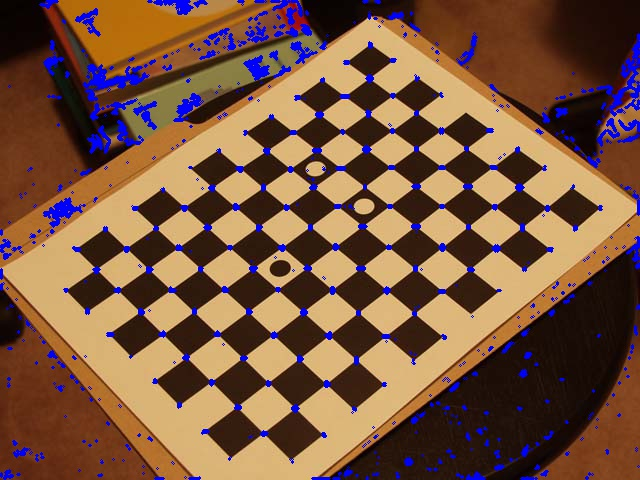
//> input picture Assignment2/checkers_corners.jpg, 640 x 480 px
$ ./harris_corner_template checkers_corners.jpg   (built with g++ and OpenCV 4)
//> lines starting //> are read from the running program, lines starting //| are printed output that depends on the picture
/*
    Harris Corner Template by Rossen Atanassov
    Last modified: Feb 9, 2006
*/

#include <stdio.h>
#include <string>
#include "opencv/cv.h"
#include "opencv/highgui.h"
#include <math.h>

#define APETURE_SIZE 3
#define BLOCK_SIZE 5
#define K 0.04
#define MAX_CORNERS 100000
#define EIGENVALUE_THRESHOLD 320000

char *wdSource = "Conrners";		// name of the app window
char *wdResult = "Result";		    // name of the window that is used for debuging
char *tbThreshName = "Threshold";	// name of the tab slider
char *tbDistanceName = "Distance";	// name of the distance tab slider

int count = 0,			/* number of corners found */
	Q_size = 5;			/* the size of N that is used in the neighborhood Q */


// Load the source image. HighGUI use.
IplImage *image = 0, *harris_responce = 0, *gray=0;
IplImage *eig_image=0, *temp_image=0;

// An array of points representing the found corners
CvPoint3D32f *corners;

// Functions used to manipulate the final image
void drawCorners (IplImage *, CvPoint3D32f *, int);     /* Displays the found corners as crosses or cirles*/


void generateCorners( ) {
	int rows;
    int cols;
    double smallestEigenvalue;
	int i, j;

	CvSize src_size = cvGetSize (gray);

	// create temporary images to store the two image derivatives
	CvMat *dx = cvCreateMat (src_size.height, src_size.width, CV_16SC1);
    CvMat *dy = cvCreateMat (src_size.height, src_size.width, CV_16SC1);

    cvSobel (gray, dx, 1, 0, APETURE_SIZE);
    cvSobel (gray, dy, 0, 1, APETURE_SIZE);

	// covert type to CV_64FC1 so that cvmGet can access
	CvMat *dx1 = cvCreateMat(src_size.height, src_size.width, CV_64FC1);
	CvMat *dy1 = cvCreateMat(src_size.height, src_size.width, CV_64FC1);

	cvConvertScale( dx, dx1 );
	cvConvertScale( dy, dy1 );

	// Setup the buffers
    harris_responce = cvCloneImage (image);

    // This array will store all corners found in the image
    corners = (CvPoint3D32f*)cvAlloc (MAX_CORNERS * sizeof (corners));

	/* ---------- STUDENT MUST CALL THEIR VERSION OF CORNER DETECTOR HERE ----------- //
        At this point you have to call a function that you have written in order to
        detect all corners in the image based on the following:
        1. Use a threshold for smallest eigenvalue called EIGENVALUE_THRESHOLD.
        2. The precomputed derivatives stored inside DX and DY.
		3. Save the corners and also save the number of corners in variable count.
		3. Output an image with the pixels which are corners marked in some way (a small circle).
		4. Save this image in a file, and return the file and the source code.
        Hints:
        - You can use cvmGet(image, x, y) in order to get the value of a pixel.
        - You can use cvmSet(image, x, y, value) to set the value of a pixel.
        - For more info look at the "CXCORE Reference Manual" and "CV Reference Manual"
          of your OpenCV documentation.

	// ------------------------------------------------------------------------------ */
	// MUST BE COMPLETED BY THE STUDENT


	printf("Corner count: %d", count);

    // Draw all corners
	drawCorners (harris_responce, corners, count);

    // Display the images
	cvShowImage (wdSource, image);
	cvShowImage (wdResult, harris_responce);

	cvSaveImage("Corner-out.jpg", harris_responce);

	// Release the buffers
	cvReleaseMat( &dx );
    cvReleaseMat( &dy );
	cvReleaseImage (&harris_responce);
}

//----------------------- Image painting functions -----------------------//


/* Displays the found corners as points */
void drawCorners (IplImage *img, CvPoint3D32f *corners, int count) {
	/* Displays the found corners as points */
    int i;

    CvScalar color = cvScalar(222,0,0,0);

    for(i = 0; i < count; i++){
		CvPoint pt = cvPoint(corners[i].y, corners[i].x);
		cvCircle(img, pt, 1, color, 1, 8, 0);
	}

	return;
}


//----------------------- Application main function -----------------------//

int main( int argc, char** argv ) {

	// Check for the input image
	char *filename = (argc == 2) ? argv[1] : (char*)"checker.jpg";

	// Load the image from the file
	if ((image = cvLoadImage (filename,1)) == 0) return -1;
//> further down, image is the input picture: 480 rows x 640 cols, CV_8UC3; mean B, G, R 64.1, 86.3, 121.1

    // Convert to grayscale
    gray= cvCreateImage(cvSize(image->width,image->height), IPL_DEPTH_8U, 1);
    cvCvtColor(image, gray, CV_BGR2GRAY);
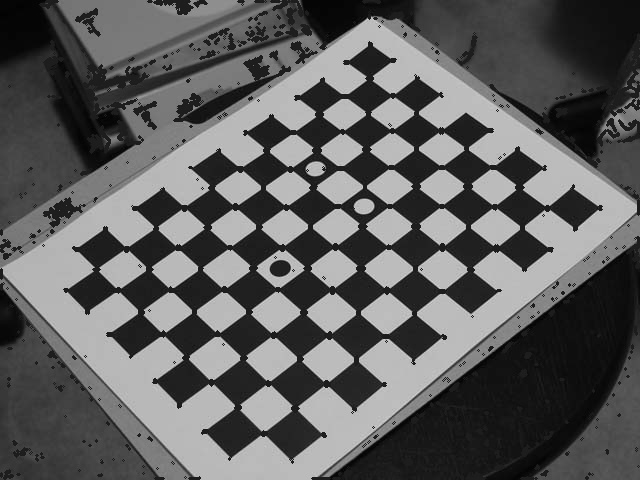
//> gray: 480 rows x 640 cols, CV_8UC1; min 1, max 220, mean 94.2

    // Create windows.
    cvNamedWindow(wdSource, 1);
    cvNamedWindow(wdResult, 1);

	// Get all corners
    generateCorners();
//> in generateCorners, `cvSobel (gray, dx, 1, 0, APETURE_SIZE);`:
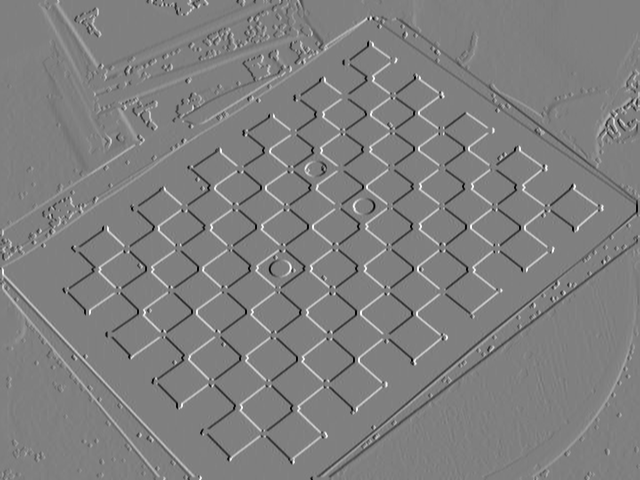
//> dx: 480 rows x 640 cols, CV_16SC1; min -684, max 680, mean 0.1; drawn with min black and max white
//> in generateCorners, `cvSobel (gray, dy, 0, 1, APETURE_SIZE);`:
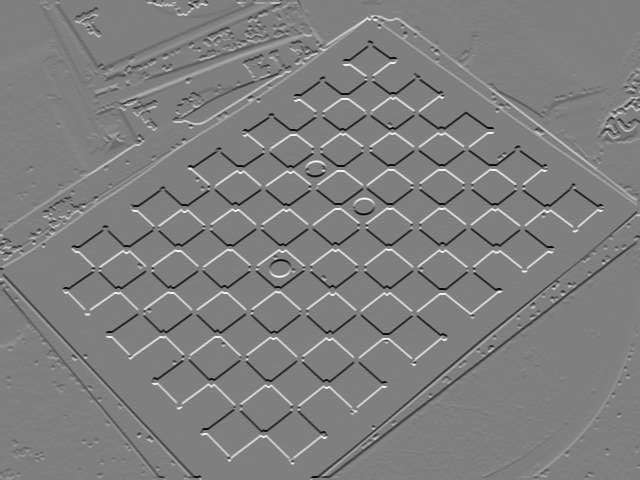
//> dy: 480 rows x 640 cols, CV_16SC1; min -703, max 702, mean 0.4; drawn with min black and max white


    // Wait for a key stroke
    cvWaitKey(0);
    cvReleaseImage(&image);
    cvReleaseImage(&harris_responce);

    cvDestroyWindow(wdSource);
    cvDestroyWindow(wdResult);

    return 0;
}

$ run again, on Assignment2/speedsign3.jpg
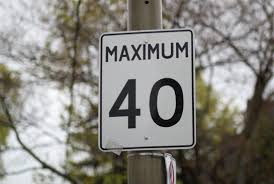
//> input picture Assignment2/speedsign3.jpg, 274 x 184 px
//> image is the input picture: 184 rows x 274 cols, CV_8UC3; mean B, G, R 127.4, 133.2, 135.3
//> in generateCorners, `cvSobel (gray, dx, 1, 0, APETURE_SIZE);`:
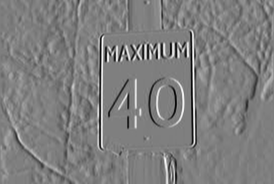
//> dx: 184 rows x 274 cols, CV_16SC1; min -757, max 761, mean -1.4; drawn with min black and max white
//> in generateCorners, `cvSobel (gray, dy, 0, 1, APETURE_SIZE);`:
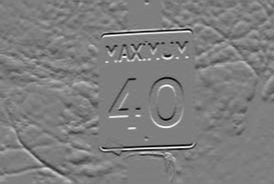
//> dy: 184 rows x 274 cols, CV_16SC1; min -723, max 729, mean -2.4; drawn with min black and max white

$ run again, on Assignment2/stop4.jpg
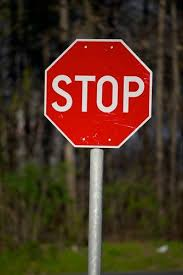
//> input picture Assignment2/stop4.jpg, 183 x 275 px
//> image is the input picture: 275 rows x 183 cols, CV_8UC3; mean B, G, R 33.4, 50.3, 79.2
//> `cvCvtColor(image, gray, CV_BGR2GRAY);`:
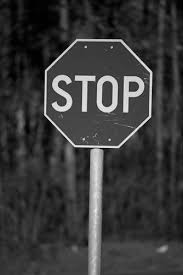
//> gray: 275 rows x 183 cols, CV_8UC1; min 0, max 245, mean 57
//> in generateCorners, `cvSobel (gray, dy, 0, 1, APETURE_SIZE);`:
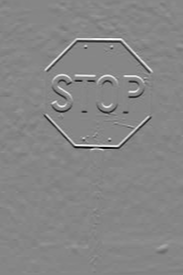
//> dy: 275 rows x 183 cols, CV_16SC1; min -905, max 815, mean 1.2; drawn with min black and max white
